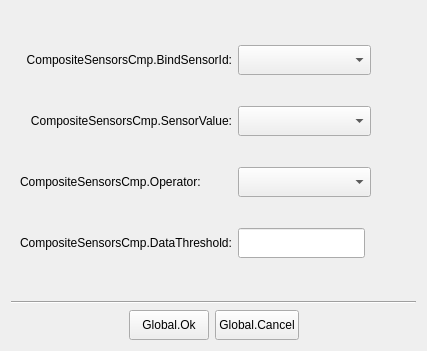
<?xml version="1.0" encoding="UTF-8"?>
<ui version="4.0">
 <class>AddANDComparisionItemDialogFrame</class>
 <widget class="QFrame" name="AddANDComparisionItemDialogFrame">
  <property name="geometry">
   <rect>
    <x>0</x>
    <y>0</y>
    <width>427</width>
    <height>351</height>
   </rect>
  </property>
  <property name="windowTitle">
   <string>Dialog</string>
  </property>
  <layout class="QVBoxLayout" name="verticalLayout">
   <item>
    <widget class="QFrame" name="frame">
     <property name="sizePolicy">
      <sizepolicy hsizetype="Preferred" vsizetype="Expanding">
       <horstretch>0</horstretch>
       <verstretch>0</verstretch>
      </sizepolicy>
     </property>
     <layout class="QGridLayout" name="gridLayout">
      <item row="2" column="1" colspan="2">
       <widget class="QComboBox" name="cmbSensorValue">
        <property name="sizePolicy">
         <sizepolicy hsizetype="Expanding" vsizetype="Fixed">
          <horstretch>0</horstretch>
          <verstretch>0</verstretch>
         </sizepolicy>
        </property>
        <property name="minimumSize">
         <size>
          <width>0</width>
          <height>30</height>
         </size>
        </property>
       </widget>
      </item>
      <item row="3" column="0">
       <widget class="QLabel" name="label_2">
        <property name="text">
         <string>CompositeSensorsCmp.Operator:</string>
        </property>
       </widget>
      </item>
      <item row="0" column="1" colspan="2">
       <widget class="QComboBox" name="cmbBindSensorId">
        <property name="sizePolicy">
         <sizepolicy hsizetype="Expanding" vsizetype="Fixed">
          <horstretch>0</horstretch>
          <verstretch>0</verstretch>
         </sizepolicy>
        </property>
        <property name="minimumSize">
         <size>
          <width>0</width>
          <height>30</height>
         </size>
        </property>
       </widget>
      </item>
      <item row="0" column="0">
       <widget class="QLabel" name="label_4">
        <property name="text">
         <string>CompositeSensorsCmp.BindSensorId:</string>
        </property>
        <property name="alignment">
         <set>Qt::AlignRight|Qt::AlignTrailing|Qt::AlignVCenter</set>
        </property>
       </widget>
      </item>
      <item row="3" column="1" colspan="2">
       <widget class="QComboBox" name="cmbCmpOperator">
        <property name="sizePolicy">
         <sizepolicy hsizetype="Expanding" vsizetype="Fixed">
          <horstretch>0</horstretch>
          <verstretch>0</verstretch>
         </sizepolicy>
        </property>
        <property name="minimumSize">
         <size>
          <width>0</width>
          <height>30</height>
         </size>
        </property>
       </widget>
      </item>
      <item row="2" column="0">
       <widget class="QLabel" name="label">
        <property name="text">
         <string>CompositeSensorsCmp.SensorValue:</string>
        </property>
        <property name="alignment">
         <set>Qt::AlignRight|Qt::AlignTrailing|Qt::AlignVCenter</set>
        </property>
       </widget>
      </item>
      <item row="3" column="3">
       <widget class="QPushButton" name="buttonGroupColor">
        <property name="minimumSize">
         <size>
          <width>30</width>
          <height>30</height>
         </size>
        </property>
        <property name="maximumSize">
         <size>
          <width>30</width>
          <height>30</height>
         </size>
        </property>
        <property name="text">
         <string/>
        </property>
        <property name="flat">
         <bool>true</bool>
        </property>
       </widget>
      </item>
      <item row="4" column="0">
       <widget class="QLabel" name="label_3">
        <property name="text">
         <string>CompositeSensorsCmp.DataThreshold:</string>
        </property>
       </widget>
      </item>
      <item row="4" column="1">
       <widget class="QLineEdit" name="edtDataThresold">
        <property name="minimumSize">
         <size>
          <width>0</width>
          <height>30</height>
         </size>
        </property>
       </widget>
      </item>
     </layout>
    </widget>
   </item>
   <item>
    <widget class="Line" name="line">
     <property name="orientation">
      <enum>Qt::Horizontal</enum>
     </property>
    </widget>
   </item>
   <item>
    <layout class="QHBoxLayout" name="horizontalLayout">
     <item>
      <spacer name="horizontalSpacer">
       <property name="orientation">
        <enum>Qt::Horizontal</enum>
       </property>
       <property name="sizeHint" stdset="0">
        <size>
         <width>40</width>
         <height>20</height>
        </size>
       </property>
      </spacer>
     </item>
     <item>
      <widget class="QPushButton" name="buttonDialogOk">
       <property name="minimumSize">
        <size>
         <width>80</width>
         <height>30</height>
        </size>
       </property>
       <property name="text">
        <string>Global.Ok</string>
       </property>
      </widget>
     </item>
     <item>
      <widget class="QPushButton" name="buttonDialogCancel">
       <property name="minimumSize">
        <size>
         <width>80</width>
         <height>30</height>
        </size>
       </property>
       <property name="text">
        <string>Global.Cancel</string>
       </property>
      </widget>
     </item>
     <item>
      <spacer name="horizontalSpacer_2">
       <property name="orientation">
        <enum>Qt::Horizontal</enum>
       </property>
       <property name="sizeHint" stdset="0">
        <size>
         <width>40</width>
         <height>20</height>
        </size>
       </property>
      </spacer>
     </item>
    </layout>
   </item>
  </layout>
 </widget>
 <resources/>
 <connections/>
</ui>
